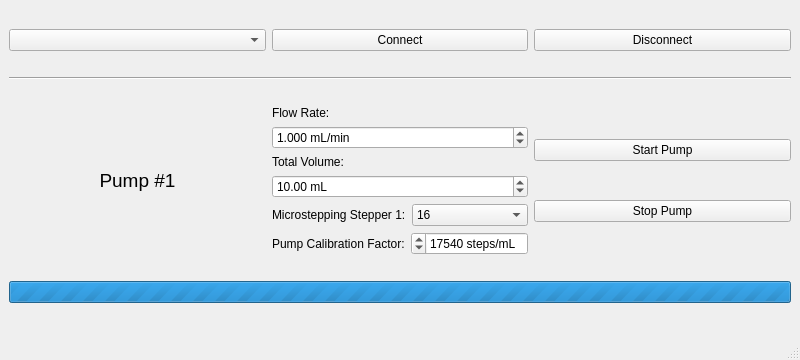
<?xml version="1.0" encoding="UTF-8"?>
<ui version="4.0">
 <class>main</class>
 <widget class="QMainWindow" name="main">
  <property name="geometry">
   <rect>
    <x>0</x>
    <y>0</y>
    <width>800</width>
    <height>360</height>
   </rect>
  </property>
  <property name="windowTitle">
   <string>Peristaltic pump controller</string>
  </property>
  <widget class="QWidget" name="centralwidget">
   <layout class="QVBoxLayout" name="verticalLayout">
    <property name="bottomMargin">
     <number>12</number>
    </property>
    <item>
     <layout class="QHBoxLayout" name="horizontalLayout">
      <item>
       <widget class="QComboBox" name="comboBox_ports"/>
      </item>
      <item>
       <widget class="QPushButton" name="pushButton_connect">
        <property name="text">
         <string>Connect</string>
        </property>
       </widget>
      </item>
      <item>
       <widget class="QPushButton" name="pushButton_disconnect">
        <property name="text">
         <string>Disconnect</string>
        </property>
       </widget>
      </item>
     </layout>
    </item>
    <item>
     <widget class="Line" name="line">
      <property name="orientation">
       <enum>Qt::Horizontal</enum>
      </property>
     </widget>
    </item>
    <item>
     <layout class="QHBoxLayout" name="horizontalLayout_2">
      <item>
       <layout class="QVBoxLayout" name="verticalLayout_5">
        <item>
         <widget class="QLabel" name="label">
          <property name="font">
           <font>
            <pointsize>14</pointsize>
            <weight>50</weight>
            <bold>false</bold>
           </font>
          </property>
          <property name="text">
           <string>Pump #1</string>
          </property>
          <property name="alignment">
           <set>Qt::AlignCenter</set>
          </property>
         </widget>
        </item>
       </layout>
      </item>
      <item>
       <layout class="QVBoxLayout" name="verticalLayout_2">
        <item>
         <widget class="QLabel" name="label_3">
          <property name="text">
           <string>Flow Rate:</string>
          </property>
         </widget>
        </item>
        <item>
         <widget class="QDoubleSpinBox" name="doubleSpinBox_flowrate">
          <property name="suffix">
           <string> mL/min</string>
          </property>
          <property name="decimals">
           <number>3</number>
          </property>
          <property name="minimum">
           <double>0.000000000000000</double>
          </property>
          <property name="maximum">
           <double>30.000000000000000</double>
          </property>
          <property name="singleStep">
           <double>0.010000000000000</double>
          </property>
          <property name="value">
           <double>1.000000000000000</double>
          </property>
         </widget>
        </item>
        <item>
         <widget class="QLabel" name="label_2">
          <property name="text">
           <string>Total Volume:</string>
          </property>
         </widget>
        </item>
        <item>
         <widget class="QDoubleSpinBox" name="doubleSpinBox_volume">
          <property name="suffix">
           <string> mL</string>
          </property>
          <property name="maximum">
           <double>999.990000000000009</double>
          </property>
          <property name="singleStep">
           <double>0.500000000000000</double>
          </property>
          <property name="value">
           <double>10.000000000000000</double>
          </property>
         </widget>
        </item>
        <item>
         <layout class="QHBoxLayout" name="horizontalLayout_3">
          <item>
           <widget class="QLabel" name="label_4">
            <property name="text">
             <string>Microstepping Stepper 1:</string>
            </property>
           </widget>
          </item>
          <item>
           <widget class="QComboBox" name="comboBox_microstepping">
            <item>
             <property name="text">
              <string>16</string>
             </property>
            </item>
            <item>
             <property name="text">
              <string>8</string>
             </property>
            </item>
            <item>
             <property name="text">
              <string>32</string>
             </property>
            </item>
           </widget>
          </item>
         </layout>
        </item>
        <item>
         <layout class="QHBoxLayout" name="horizontalLayout_5">
          <item>
           <widget class="QLabel" name="label_5">
            <property name="text">
             <string>Pump Calibration Factor:</string>
            </property>
            <property name="alignment">
             <set>Qt::AlignLeading|Qt::AlignLeft|Qt::AlignVCenter</set>
            </property>
           </widget>
          </item>
          <item>
           <widget class="QSpinBox" name="spinBox_calibration">
            <property name="layoutDirection">
             <enum>Qt::RightToLeft</enum>
            </property>
            <property name="wrapping">
             <bool>false</bool>
            </property>
            <property name="alignment">
             <set>Qt::AlignLeading|Qt::AlignLeft|Qt::AlignVCenter</set>
            </property>
            <property name="suffix">
             <string> steps/mL</string>
            </property>
            <property name="minimum">
             <number>1000</number>
            </property>
            <property name="maximum">
             <number>50000</number>
            </property>
            <property name="singleStep">
             <number>10</number>
            </property>
            <property name="value">
             <number>17540</number>
            </property>
           </widget>
          </item>
         </layout>
        </item>
       </layout>
      </item>
      <item>
       <layout class="QVBoxLayout" name="verticalLayout_3">
        <item>
         <widget class="QPushButton" name="pushButton_start">
          <property name="text">
           <string>Start Pump</string>
          </property>
         </widget>
        </item>
        <item>
         <widget class="QPushButton" name="pushButton_stop">
          <property name="text">
           <string>Stop Pump</string>
          </property>
         </widget>
        </item>
       </layout>
      </item>
     </layout>
    </item>
    <item>
     <layout class="QVBoxLayout" name="verticalLayout_4">
      <item>
       <widget class="QProgressBar" name="progressBar">
        <property name="maximum">
         <number>0</number>
        </property>
        <property name="value">
         <number>0</number>
        </property>
        <property name="alignment">
         <set>Qt::AlignCenter</set>
        </property>
        <property name="orientation">
         <enum>Qt::Horizontal</enum>
        </property>
        <property name="invertedAppearance">
         <bool>false</bool>
        </property>
        <property name="textDirection">
         <enum>QProgressBar::BottomToTop</enum>
        </property>
        <property name="format">
         <string>%v / %m x 10 µL</string>
        </property>
       </widget>
      </item>
     </layout>
    </item>
   </layout>
  </widget>
  <widget class="QMenuBar" name="menubar">
   <property name="geometry">
    <rect>
     <x>0</x>
     <y>0</y>
     <width>800</width>
     <height>22</height>
    </rect>
   </property>
  </widget>
  <widget class="QStatusBar" name="statusbar"/>
 </widget>
 <resources/>
 <connections/>
</ui>
